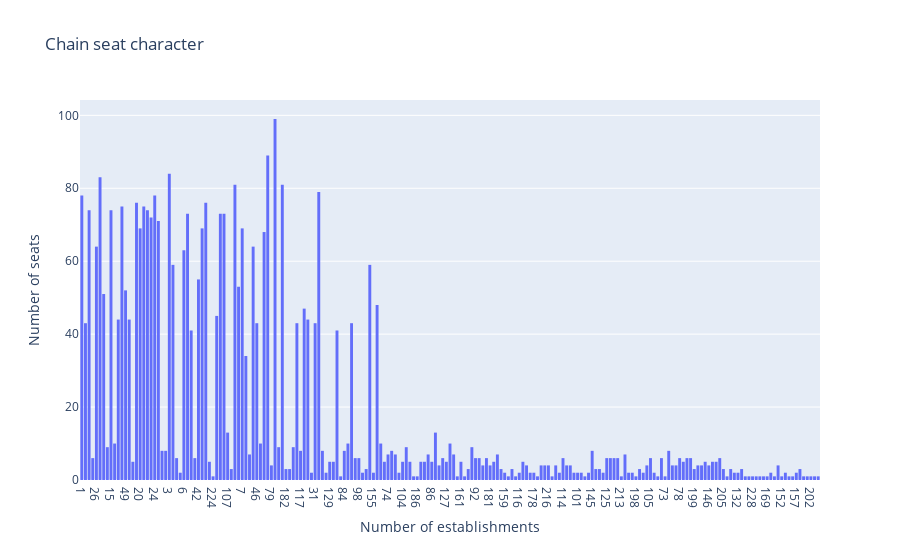

Source (notebook cell):
### Markdown cell above
<p><a name="chainchar"></a></p>

* **What characterizes chains: many establishments with a small number of seats or a few establishments with a lot of seats?**

### Code cell
chain= px.histogram(chain_est_list, x="seats", title=f"Chain seat character")
chain.update_layout(yaxis_title="Number of seats", xaxis_title="Number of establishments" )
chain.update_xaxes(type='category')
chain.show()

### Figure 1 — Plotly figure (JSON) as saved in the notebook; plotly's stock layout.template omitted (floating-point values rounded to 4 significant figures; data arrays with more than 128 entries replaced by an {"elided": "..."} marker saying what was removed)
{"data": [{"alignmentgroup": "True", "bingroup": "x", "hovertemplate": "seats=%{x}<br>count=%{y}<extra></extra>", "legendgroup": "", "marker": {"color": "#636efa"}, "name": "", "offsetgroup": "", "orientation": "v", "showlegend": false, "type": "histogram", "x": {"elided": "3679 int values"}, "xaxis": "x", "yaxis": "y"}], "layout": {"barmode": "relative", "legend": {"tracegroupgap": 0}, "title": {"text": "Chain seat character"}, "xaxis": {"anchor": "y", "domain": [0, 1], "title": {"text": "Number of establishments"}, "type": "category"}, "yaxis": {"anchor": "x", "domain": [0, 1], "title": {"text": "Number of seats"}}}}
